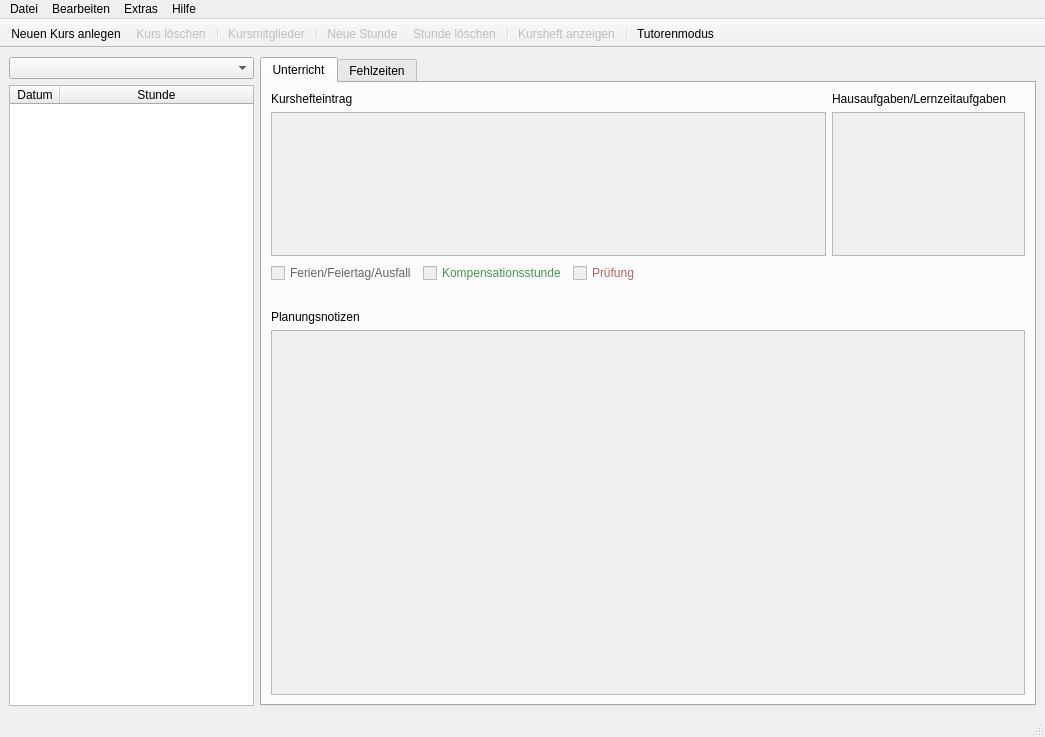
<?xml version="1.0" encoding="UTF-8"?>
<ui version="4.0">
 <class>MainWindow</class>
 <widget class="QMainWindow" name="MainWindow">
  <property name="geometry">
   <rect>
    <x>0</x>
    <y>0</y>
    <width>1045</width>
    <height>737</height>
   </rect>
  </property>
  <property name="windowTitle">
   <string>Kursbuch von</string>
  </property>
  <property name="windowIcon">
   <iconset>
    <normaloff>kursbuch.ico</normaloff>kursbuch.ico</iconset>
  </property>
  <property name="toolButtonStyle">
   <enum>Qt::ToolButtonTextUnderIcon</enum>
  </property>
  <property name="tabShape">
   <enum>QTabWidget::Rounded</enum>
  </property>
  <widget class="QWidget" name="centralwidget">
   <layout class="QGridLayout" name="gridLayout_2">
    <item row="0" column="0">
     <widget class="QComboBox" name="comboBoxKurs">
      <property name="sizePolicy">
       <sizepolicy hsizetype="Ignored" vsizetype="Fixed">
        <horstretch>0</horstretch>
        <verstretch>0</verstretch>
       </sizepolicy>
      </property>
      <property name="styleSheet">
       <string notr="true">selection-background-color: rgb(85, 170, 255);</string>
      </property>
      <property name="placeholderText">
       <string>Kursauswahl</string>
      </property>
     </widget>
    </item>
    <item row="1" column="0">
     <widget class="QTableWidget" name="tableWidget">
      <property name="minimumSize">
       <size>
        <width>245</width>
        <height>0</height>
       </size>
      </property>
      <property name="maximumSize">
       <size>
        <width>400</width>
        <height>16777215</height>
       </size>
      </property>
      <property name="styleSheet">
       <string notr="true">selection-background-color: rgb(85, 170, 255);
selection-color: rgb(255, 255, 255);</string>
      </property>
      <property name="editTriggers">
       <set>QAbstractItemView::NoEditTriggers</set>
      </property>
      <property name="selectionMode">
       <enum>QAbstractItemView::SingleSelection</enum>
      </property>
      <property name="selectionBehavior">
       <enum>QAbstractItemView::SelectRows</enum>
      </property>
      <property name="sortingEnabled">
       <bool>false</bool>
      </property>
      <attribute name="horizontalHeaderMinimumSectionSize">
       <number>50</number>
      </attribute>
      <attribute name="horizontalHeaderDefaultSectionSize">
       <number>50</number>
      </attribute>
      <attribute name="horizontalHeaderStretchLastSection">
       <bool>true</bool>
      </attribute>
      <attribute name="verticalHeaderVisible">
       <bool>false</bool>
      </attribute>
      <attribute name="verticalHeaderMinimumSectionSize">
       <number>20</number>
      </attribute>
      <attribute name="verticalHeaderDefaultSectionSize">
       <number>20</number>
      </attribute>
      <column>
       <property name="text">
        <string>Datum</string>
       </property>
      </column>
      <column>
       <property name="text">
        <string>Stunde</string>
       </property>
      </column>
     </widget>
    </item>
    <item row="0" column="1" rowspan="2">
     <widget class="QTabWidget" name="tabWidget">
      <property name="currentIndex">
       <number>0</number>
      </property>
      <widget class="QWidget" name="tab_Unterricht">
       <attribute name="title">
        <string>Unterricht</string>
       </attribute>
       <layout class="QGridLayout" name="gridLayout">
        <item row="2" column="0">
         <layout class="QHBoxLayout" name="horizontalLayout_3">
          <item>
           <widget class="QCheckBox" name="checkBox">
            <property name="enabled">
             <bool>false</bool>
            </property>
            <property name="styleSheet">
             <string notr="true">color: rgb(100, 100, 100);</string>
            </property>
            <property name="text">
             <string>Ferien/Feiertag/Ausfall</string>
            </property>
           </widget>
          </item>
          <item>
           <widget class="QCheckBox" name="checkBox_2">
            <property name="enabled">
             <bool>false</bool>
            </property>
            <property name="styleSheet">
             <string notr="true">color: rgb(70, 147, 83);</string>
            </property>
            <property name="text">
             <string>Kompensationsstunde</string>
            </property>
           </widget>
          </item>
          <item>
           <widget class="QCheckBox" name="checkBox_3">
            <property name="enabled">
             <bool>false</bool>
            </property>
            <property name="styleSheet">
             <string notr="true">color: rgb(177, 100, 100);</string>
            </property>
            <property name="text">
             <string>Prüfung</string>
            </property>
           </widget>
          </item>
         </layout>
        </item>
        <item row="3" column="0" colspan="3">
         <spacer name="horizontalSpacer_2">
          <property name="orientation">
           <enum>Qt::Horizontal</enum>
          </property>
          <property name="sizeHint" stdset="0">
           <size>
            <width>511</width>
            <height>20</height>
           </size>
          </property>
         </spacer>
        </item>
        <item row="4" column="0">
         <widget class="QLabel" name="label">
          <property name="text">
           <string>Planungsnotizen</string>
          </property>
         </widget>
        </item>
        <item row="1" column="0" colspan="2">
         <widget class="QTextEdit" name="textEditKurshefteintrag">
          <property name="enabled">
           <bool>false</bool>
          </property>
          <property name="sizePolicy">
           <sizepolicy hsizetype="Preferred" vsizetype="Preferred">
            <horstretch>0</horstretch>
            <verstretch>0</verstretch>
           </sizepolicy>
          </property>
          <property name="maximumSize">
           <size>
            <width>16777215</width>
            <height>144</height>
           </size>
          </property>
          <property name="font">
           <font>
            <family>Segoe UI</family>
            <pointsize>11</pointsize>
           </font>
          </property>
          <property name="acceptRichText">
           <bool>false</bool>
          </property>
         </widget>
        </item>
        <item row="5" column="0" colspan="3">
         <widget class="QTextEdit" name="textEdit">
          <property name="enabled">
           <bool>false</bool>
          </property>
          <property name="sizePolicy">
           <sizepolicy hsizetype="Expanding" vsizetype="Expanding">
            <horstretch>0</horstretch>
            <verstretch>0</verstretch>
           </sizepolicy>
          </property>
          <property name="font">
           <font>
            <family>Segoe UI</family>
            <pointsize>10</pointsize>
           </font>
          </property>
          <property name="autoFormatting">
           <set>QTextEdit::AutoNone</set>
          </property>
          <property name="acceptRichText">
           <bool>false</bool>
          </property>
          <property name="textInteractionFlags">
           <set>Qt::LinksAccessibleByKeyboard|Qt::LinksAccessibleByMouse|Qt::TextBrowserInteraction|Qt::TextEditable|Qt::TextEditorInteraction|Qt::TextSelectableByKeyboard|Qt::TextSelectableByMouse</set>
          </property>
         </widget>
        </item>
        <item row="2" column="1" colspan="2">
         <spacer name="horizontalSpacer_3">
          <property name="orientation">
           <enum>Qt::Horizontal</enum>
          </property>
          <property name="sizeHint" stdset="0">
           <size>
            <width>506</width>
            <height>22</height>
           </size>
          </property>
         </spacer>
        </item>
        <item row="0" column="0">
         <widget class="QLabel" name="labelKurshefteintrag">
          <property name="text">
           <string>Kurshefteintrag</string>
          </property>
         </widget>
        </item>
        <item row="0" column="2">
         <widget class="QLabel" name="labelHausaufgaben">
          <property name="text">
           <string>Hausaufgaben/Lernzeitaufgaben</string>
          </property>
         </widget>
        </item>
        <item row="1" column="2">
         <widget class="QTextEdit" name="textEditHausaufgaben">
          <property name="enabled">
           <bool>false</bool>
          </property>
          <property name="sizePolicy">
           <sizepolicy hsizetype="Preferred" vsizetype="Preferred">
            <horstretch>0</horstretch>
            <verstretch>0</verstretch>
           </sizepolicy>
          </property>
          <property name="maximumSize">
           <size>
            <width>16777215</width>
            <height>144</height>
           </size>
          </property>
          <property name="sizeIncrement">
           <size>
            <width>0</width>
            <height>0</height>
           </size>
          </property>
          <property name="baseSize">
           <size>
            <width>0</width>
            <height>0</height>
           </size>
          </property>
          <property name="font">
           <font>
            <family>Segoe UI</family>
            <pointsize>11</pointsize>
           </font>
          </property>
          <property name="acceptRichText">
           <bool>false</bool>
          </property>
         </widget>
        </item>
       </layout>
      </widget>
      <widget class="QWidget" name="tab_Fehlzeiten">
       <attribute name="title">
        <string>Fehlzeiten</string>
       </attribute>
       <layout class="QGridLayout" name="gridLayout_3">
        <item row="0" column="0">
         <widget class="QScrollArea" name="scrollArea">
          <property name="widgetResizable">
           <bool>true</bool>
          </property>
          <widget class="QWidget" name="scrollAreaWidgetContents">
           <property name="geometry">
            <rect>
             <x>0</x>
             <y>0</y>
             <width>730</width>
             <height>639</height>
            </rect>
           </property>
           <layout class="QGridLayout" name="gridLayout_4">
            <item row="0" column="0">
             <widget class="QFrame" name="frameContainer">
              <property name="minimumSize">
               <size>
                <width>708</width>
                <height>617</height>
               </size>
              </property>
              <property name="frameShape">
               <enum>QFrame::StyledPanel</enum>
              </property>
              <property name="frameShadow">
               <enum>QFrame::Raised</enum>
              </property>
              <widget class="QWidget" name="verticalLayoutWidget">
               <property name="geometry">
                <rect>
                 <x>160</x>
                 <y>40</y>
                 <width>511</width>
                 <height>581</height>
                </rect>
               </property>
               <layout class="QVBoxLayout" name="verticalLayoutFehlzeiten">
                <property name="spacing">
                 <number>0</number>
                </property>
               </layout>
              </widget>
              <widget class="QFrame" name="frameFehlzTitel">
               <property name="geometry">
                <rect>
                 <x>160</x>
                 <y>0</y>
                 <width>511</width>
                 <height>31</height>
                </rect>
               </property>
               <property name="frameShape">
                <enum>QFrame::NoFrame</enum>
               </property>
               <property name="frameShadow">
                <enum>QFrame::Raised</enum>
               </property>
               <widget class="QLabel" name="labelName">
                <property name="geometry">
                 <rect>
                  <x>20</x>
                  <y>10</y>
                  <width>121</width>
                  <height>16</height>
                 </rect>
                </property>
                <property name="font">
                 <font>
                  <weight>75</weight>
                  <bold>true</bold>
                 </font>
                </property>
                <property name="text">
                 <string>Name, Vorname</string>
                </property>
               </widget>
               <widget class="QLabel" name="label_eFs">
                <property name="geometry">
                 <rect>
                  <x>300</x>
                  <y>10</y>
                  <width>31</width>
                  <height>16</height>
                 </rect>
                </property>
                <property name="font">
                 <font>
                  <weight>75</weight>
                  <bold>true</bold>
                 </font>
                </property>
                <property name="text">
                 <string>eFs</string>
                </property>
               </widget>
               <widget class="QLabel" name="label_uFs">
                <property name="geometry">
                 <rect>
                  <x>250</x>
                  <y>10</y>
                  <width>31</width>
                  <height>16</height>
                 </rect>
                </property>
                <property name="font">
                 <font>
                  <weight>75</weight>
                  <bold>true</bold>
                 </font>
                </property>
                <property name="text">
                 <string>uFs</string>
                </property>
               </widget>
               <widget class="QLabel" name="label_anw">
                <property name="geometry">
                 <rect>
                  <x>200</x>
                  <y>10</y>
                  <width>51</width>
                  <height>16</height>
                 </rect>
                </property>
                <property name="font">
                 <font>
                  <weight>75</weight>
                  <bold>true</bold>
                 </font>
                </property>
                <property name="text">
                 <string>anw</string>
                </property>
               </widget>
               <widget class="QLabel" name="label_Schulv">
                <property name="geometry">
                 <rect>
                  <x>350</x>
                  <y>10</y>
                  <width>51</width>
                  <height>16</height>
                 </rect>
                </property>
                <property name="font">
                 <font>
                  <weight>75</weight>
                  <bold>true</bold>
                 </font>
                </property>
                <property name="text">
                 <string>S/K</string>
                </property>
               </widget>
               <widget class="QLabel" name="label_Schulv_2">
                <property name="geometry">
                 <rect>
                  <x>400</x>
                  <y>10</y>
                  <width>91</width>
                  <height>16</height>
                 </rect>
                </property>
                <property name="font">
                 <font>
                  <weight>75</weight>
                  <bold>true</bold>
                 </font>
                </property>
                <property name="text">
                 <string>Q</string>
                </property>
               </widget>
              </widget>
              <widget class="QLabel" name="labelDatumFehlzeiten">
               <property name="geometry">
                <rect>
                 <x>10</x>
                 <y>10</y>
                 <width>141</width>
                 <height>31</height>
                </rect>
               </property>
               <property name="font">
                <font>
                 <weight>75</weight>
                 <bold>true</bold>
                </font>
               </property>
               <property name="text">
                <string>Kurshefteintrag von
...</string>
               </property>
               <property name="wordWrap">
                <bool>true</bool>
               </property>
              </widget>
              <widget class="QLabel" name="label_3">
               <property name="geometry">
                <rect>
                 <x>10</x>
                 <y>60</y>
                 <width>141</width>
                 <height>501</height>
                </rect>
               </property>
               <property name="text">
                <string>&lt;html&gt;&lt;head/&gt;&lt;body&gt;&lt;p&gt;&lt;span style=&quot; font-weight:600;&quot;&gt;Legende&lt;/span&gt;&lt;/p&gt;&lt;p&gt;anw = anwesend&lt;br/&gt;uFs = unentsch. Fehlstd.&lt;br/&gt;eFs = entsch. Fehlstd.&lt;br/&gt;S/K = Schulveran-staltung oder Klausur&lt;br/&gt;Q = Quarantäne&lt;br/&gt;&lt;br/&gt;&lt;span style=&quot; font-weight:600;&quot;&gt;Klausuren&lt;/span&gt;&lt;/p&gt;&lt;p&gt;Fehlen SuS in &lt;span style=&quot; font-weight:600;&quot;&gt;anderen Stunden &lt;/span&gt;durch Klausuren im eigenen Fach, werden diese Stunden, wenn sie dafür ganz ausfallen, einzeln bei den jeweiligen SuS &lt;span style=&quot; font-weight:600;&quot;&gt;im Tutorenmodus&lt;/span&gt; auf &amp;quot;S/K&amp;quot; gestellt oder wenn sie als Klausurschreiber die Klausur versäumen auf &amp;quot;u&amp;quot;.&lt;/p&gt;&lt;/body&gt;&lt;/html&gt;</string>
               </property>
               <property name="alignment">
                <set>Qt::AlignLeading|Qt::AlignLeft|Qt::AlignTop</set>
               </property>
               <property name="wordWrap">
                <bool>true</bool>
               </property>
              </widget>
              <widget class="Line" name="line_2">
               <property name="geometry">
                <rect>
                 <x>9</x>
                 <y>45</y>
                 <width>141</width>
                 <height>16</height>
                </rect>
               </property>
               <property name="orientation">
                <enum>Qt::Horizontal</enum>
               </property>
              </widget>
              <widget class="Line" name="line">
               <property name="geometry">
                <rect>
                 <x>149</x>
                 <y>52</y>
                 <width>20</width>
                 <height>571</height>
                </rect>
               </property>
               <property name="orientation">
                <enum>Qt::Vertical</enum>
               </property>
              </widget>
             </widget>
            </item>
           </layout>
          </widget>
         </widget>
        </item>
       </layout>
      </widget>
     </widget>
    </item>
   </layout>
  </widget>
  <widget class="QMenuBar" name="menubar">
   <property name="geometry">
    <rect>
     <x>0</x>
     <y>0</y>
     <width>1045</width>
     <height>26</height>
    </rect>
   </property>
   <widget class="QMenu" name="menuDatei">
    <property name="title">
     <string>Datei</string>
    </property>
    <widget class="QMenu" name="menuExport">
     <property name="enabled">
      <bool>false</bool>
     </property>
     <property name="title">
      <string>Export</string>
     </property>
     <addaction name="actionKursheft_anzeigen"/>
     <addaction name="actionKursliste_CSV"/>
    </widget>
    <addaction name="actionTutorenmodus"/>
    <addaction name="menuExport"/>
    <addaction name="separator"/>
    <addaction name="actionBeenden"/>
   </widget>
   <widget class="QMenu" name="menuBearbeiten">
    <property name="title">
     <string>Bearbeiten</string>
    </property>
    <addaction name="actionUndo"/>
    <addaction name="separator"/>
    <addaction name="actionAusschneiden"/>
    <addaction name="actionEinfuegen"/>
    <addaction name="actionKopieren"/>
   </widget>
   <widget class="QMenu" name="menuExtras">
    <property name="title">
     <string>Extras</string>
    </property>
    <addaction name="actionSynchronisation_einrichten"/>
   </widget>
   <widget class="QMenu" name="menuHilfe">
    <property name="title">
     <string>Hilfe</string>
    </property>
    <addaction name="actionUeber"/>
   </widget>
   <addaction name="menuDatei"/>
   <addaction name="menuBearbeiten"/>
   <addaction name="menuExtras"/>
   <addaction name="menuHilfe"/>
  </widget>
  <widget class="QStatusBar" name="statusBar">
   <property name="font">
    <font>
     <family>MS Shell Dlg 2</family>
    </font>
   </property>
  </widget>
  <widget class="QToolBar" name="toolBar">
   <property name="windowTitle">
    <string>toolBar</string>
   </property>
   <property name="movable">
    <bool>false</bool>
   </property>
   <attribute name="toolBarArea">
    <enum>TopToolBarArea</enum>
   </attribute>
   <attribute name="toolBarBreak">
    <bool>false</bool>
   </attribute>
   <addaction name="actionKursneu"/>
   <addaction name="actionDelKurs"/>
   <addaction name="separator"/>
   <addaction name="actionKursmitglieder"/>
   <addaction name="separator"/>
   <addaction name="actionNeueStunde"/>
   <addaction name="actionDelStunde"/>
   <addaction name="separator"/>
   <addaction name="actionKursheft_anzeigen"/>
   <addaction name="separator"/>
   <addaction name="actionTutorenmodus"/>
  </widget>
  <action name="actionSynchronisation_einrichten">
   <property name="text">
    <string>Synchronisation einrichten</string>
   </property>
  </action>
  <action name="actionTutorenmodus">
   <property name="icon">
    <iconset>
     <normaloff>tutor.png</normaloff>tutor.png</iconset>
   </property>
   <property name="text">
    <string>Tutorenmodus</string>
   </property>
  </action>
  <action name="actionKursliste_CSV">
   <property name="text">
    <string>Kursliste (CSV)</string>
   </property>
   <property name="whatsThis">
    <string>&lt;html&gt;&lt;head/&gt;&lt;body&gt;&lt;p&gt;sdfsdf&lt;/p&gt;&lt;/body&gt;&lt;/html&gt;</string>
   </property>
  </action>
  <action name="actionKursneu">
   <property name="icon">
    <iconset>
     <normaloff>new_course.png</normaloff>new_course.png</iconset>
   </property>
   <property name="text">
    <string>Neuen Kurs anlegen</string>
   </property>
   <property name="toolTip">
    <string>Neuen Kurs anlegen</string>
   </property>
  </action>
  <action name="actionDelKurs">
   <property name="enabled">
    <bool>false</bool>
   </property>
   <property name="icon">
    <iconset>
     <normaloff>delcourse.png</normaloff>delcourse.png</iconset>
   </property>
   <property name="text">
    <string>Kurs löschen</string>
   </property>
   <property name="toolTip">
    <string>Kurs löschen</string>
   </property>
  </action>
  <action name="actionKursmitglieder">
   <property name="enabled">
    <bool>false</bool>
   </property>
   <property name="icon">
    <iconset>
     <normaloff>kursmitglieder.png</normaloff>kursmitglieder.png</iconset>
   </property>
   <property name="text">
    <string>Kursmitglieder</string>
   </property>
   <property name="toolTip">
    <string>Kursmitglieder verwalten</string>
   </property>
  </action>
  <action name="actionNeueStunde">
   <property name="enabled">
    <bool>false</bool>
   </property>
   <property name="icon">
    <iconset>
     <normaloff>neuestunde.png</normaloff>neuestunde.png</iconset>
   </property>
   <property name="text">
    <string>Neue Stunde</string>
   </property>
   <property name="toolTip">
    <string>Neue Stunde oder Serie hinzufügen</string>
   </property>
  </action>
  <action name="actionDelStunde">
   <property name="enabled">
    <bool>false</bool>
   </property>
   <property name="icon">
    <iconset>
     <normaloff>delstunde.png</normaloff>delstunde.png</iconset>
   </property>
   <property name="text">
    <string>Stunde löschen</string>
   </property>
   <property name="toolTip">
    <string>Stunde löschen</string>
   </property>
  </action>
  <action name="actionKursheft_anzeigen">
   <property name="enabled">
    <bool>false</bool>
   </property>
   <property name="icon">
    <iconset>
     <normaloff>pdf.png</normaloff>pdf.png</iconset>
   </property>
   <property name="text">
    <string>Kursheft anzeigen</string>
   </property>
   <property name="toolTip">
    <string>Kursheft-PDF anzeigen / drucken / exportieren</string>
   </property>
  </action>
  <action name="actionBeenden">
   <property name="text">
    <string>Beenden</string>
   </property>
   <property name="shortcut">
    <string>Ctrl+Q</string>
   </property>
  </action>
  <action name="actionUeber">
   <property name="text">
    <string>Über</string>
   </property>
  </action>
  <action name="actionKopieren">
   <property name="text">
    <string>Kopieren</string>
   </property>
   <property name="shortcut">
    <string>Ctrl+C</string>
   </property>
  </action>
  <action name="actionEinfuegen">
   <property name="text">
    <string>Einfügen</string>
   </property>
   <property name="shortcut">
    <string>Ctrl+V</string>
   </property>
  </action>
  <action name="actionAusschneiden">
   <property name="text">
    <string>Ausschneiden</string>
   </property>
   <property name="shortcut">
    <string>Ctrl+X</string>
   </property>
  </action>
  <action name="actionUndo">
   <property name="text">
    <string>Rückgängig</string>
   </property>
   <property name="shortcut">
    <string>Ctrl+Z</string>
   </property>
  </action>
 </widget>
 <resources/>
 <connections/>
</ui>
